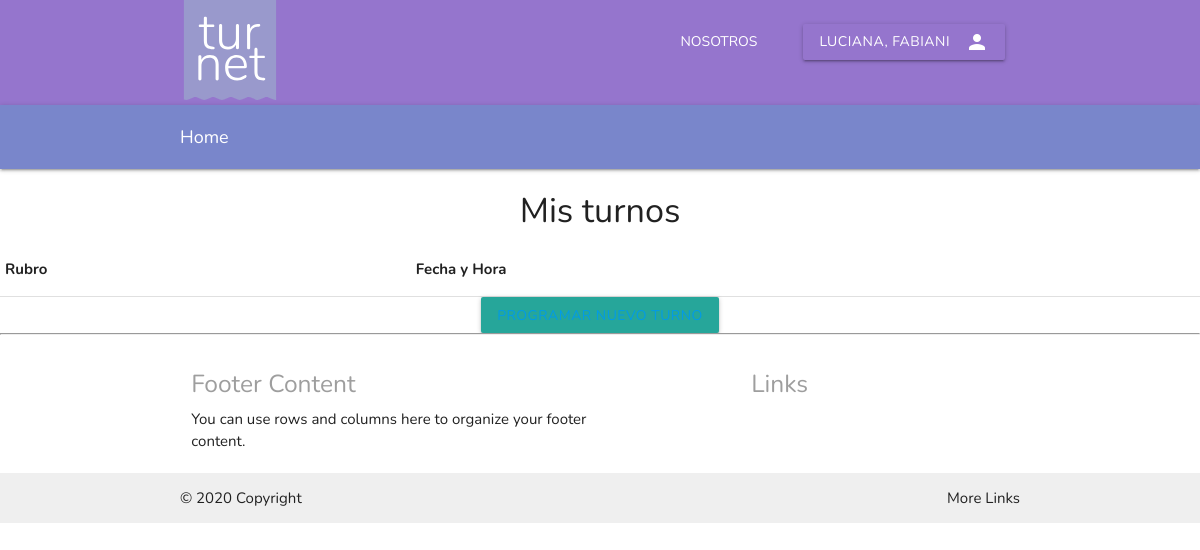
Before: /turnos/homecliente/misturnos/3 with the older database file.
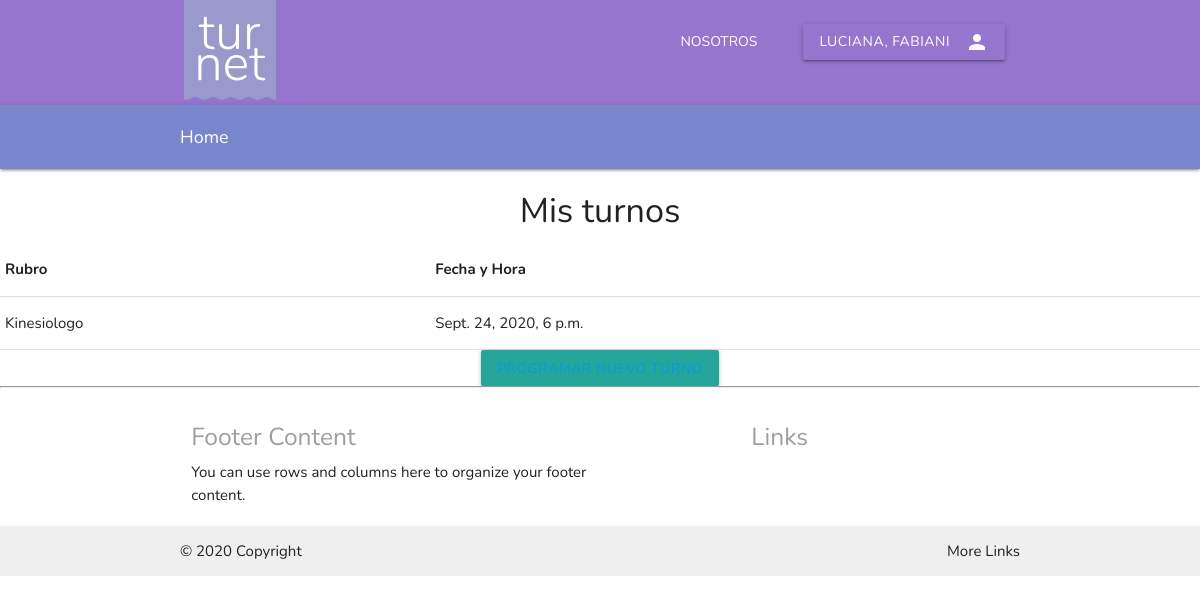
After: the same page with the newer database file.
### turnos/models.py (models this page shows)
class Turno(models.Model):
	idcliente = models.ForeignKey(Cliente,on_delete=models.CASCADE,null=True,blank=True)
	idproveedor = models.ForeignKey(Proveedor,on_delete=models.CASCADE)
	fecha_turno = models.DateTimeField(null=False,blank=False)
	fecha_solicitud = models.DateTimeField(null=True,blank=True)

class Proveedor(models.Model):
	cuit = models.IntegerField()
	nombre = models.CharField(max_length=30)
	apellido = models.CharField(max_length=30)
	direccion = models.CharField(max_length=30)
	tel = models.CharField(max_length=30)
	mail = models.EmailField(max_length=30)
	descrpcion= models.CharField(max_length=30)
	rubro= models.CharField(max_length=30)

### turnos/views.py (the view)
# urls.py: path('homecliente/misturnos/<int:idcli>',views.get_turnoscli),
def get_turnoscli(request,idcli):
	turnos = Turno.objects.all().filter(idcliente=idcli)
	cliente = Cliente.objects.get(id=idcli)
	temp = loader.get_template("turnoscli.html")
	context = {"turnos":turnos,"clienteape":cliente.apellido,"clientenom":cliente.nombre}
	return HttpResponse(temp.render(context))

### turnos/templates/turnoscli.html (shortened to what this page needs)
{%	extends "homeuser.html" %}
{% load static %}
{% block content %}
<body>
	<body>
		<nav class="navbar deep-purple lighten-2 z-depth-3">
			<div class="container nav-wrapper ">
			  <a href="#" class="brand-logo"><img class="logo" src="{% static 'img/turnet_logo.svg' %}" alt=""></a>
			  <ul class="right hide-on-med-and-down">
				<li><a class="white-text waves-effect waves-light transparent btn-flat" href="#">Nosotros</a></li>
				<li><a class="registro transparent waves-effect waves-light btn" href="#"><i class="material-icons right">person</i>{{clientenom}}, {{clienteape}}</a></li>
			  </ul>
			</div>
		  </nav>
	  <nav class="#7986cb indigo lighten-2">
		<div class="container">
		  <div class="nav-wrapper">
			<div class="col s12">
			  <a href="#!" class="breadcrumb">Home</a>
			</div>
		  </div>
		</div>
	  </nav>
    <h4 align="center"> Mis turnos</h4>
<div align="center">
  <table cellspacing="10" cellpadding="10" border="3" >
      <tr>
        <th>Rubro</th>
        <th>Fecha y Hora</th>
      </tr>
      {% for turno in turnos %}
          <tr>
            <td>{{ turno.idproveedor.rubro }}</td>
            <td>{{ turno.fecha_turno }}</td>
          </tr>
      {% endfor %}
    </table>
    <button class="btn btn-info" type="button" ><a href="/turnos/homecliente/misturnos/lista/" target="_blank">Programar nuevo turno</a>
    </button>
</div>
</body>
{% endblock %}

Changed rows visible on the page:
added Turno: idproveedor.rubro "Kinesiologo", fecha_turno "Sept. 24, 2020, 6 p.m."
